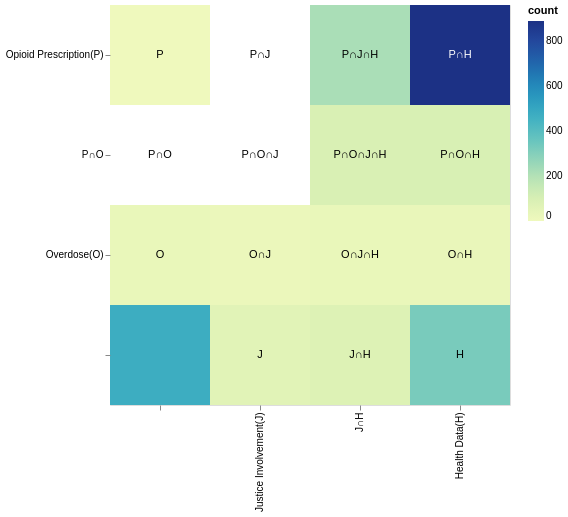

Describe this chart as a Vega-Lite specification.
### Vega-Lite specification from a JSON file in a GitHub repository (floating-point values rounded to 4 significant figures)
{"$schema": "https://vega.github.io/schema/vega-lite/v4.json", "width": 400, "height": 400, "data": {"values": [{"A": "Opioid Prescription(P)", "B": " ", "count": 2, "Set": "P"}, {"A": "Opioid Prescription(P)", "B": "Justice Involvement(J)", "count": 0, "Set": "P∩J"}, {"A": "Opioid Prescription(P)", "B": "J∩H", "count": 218, "Set": "P∩J∩H"}, {"A": "Opioid Prescription(P)", "B": "Health Data(H)", "count": 887, "Set": "P∩H"}, {"A": "P∩O", "B": " ", "count": 0, "Set": "P∩O"}, {"A": "P∩O", "B": "Justice Involvement(J)", "count": 0, "Set": "P∩O∩J"}, {"A": "P∩O", "B": "J∩H", "count": 95, "Set": "P∩O∩J∩H"}, {"A": "P∩O", "B": "Health Data(H)", "count": 99, "Set": "P∩O∩H"}, {"A": "Overdose(O)", "B": " ", "count": 25, "Set": "O"}, {"A": "Overdose(O)", "B": "Justice Involvement(J)", "count": 17, "Set": "O∩J"}, {"A": "Overdose(O)", "B": "J∩H", "count": 25, "Set": "O∩J∩H"}, {"A": "Overdose(O)", "B": "Health Data(H)", "count": 28, "Set": "O∩H"}, {"A": " ", "B": " ", "count": 473, "Set": " "}, {"A": " ", "B": "Justice Involvement(J)", "count": 63, "Set": "J"}, {"A": " ", "B": "J∩H", "count": 78, "Set": "J∩H"}, {"A": " ", "B": "Health Data(H)", "count": 321, "Set": "H"}]}, "encoding": {"y": {"field": "A", "type": "ordinal", "sort": ["Opioid Prescription(P)", "P∩O", "Overdose(O)", " "], "title": null}, "x": {"field": "B", "type": "ordinal", "sort": [" ", "Justice Involvement(J)", "J∩H", "Health Data(H)"], "title": null}}, "layer": [{"selection": {"highlight": {"type": "single"}}, "mark": {"type": "rect", "strokeWidth": 2}, "encoding": {"fill": {"field": "count", "type": "quantitative", "condition": {"test": "datum['count'] == 0", "value": "white"}}, "stroke": {"condition": {"test": {"and": [{"selection": "highlight"}, "length(data(\"highlight_store\"))"]}, "value": "black"}, "value": null}, "opacity": {"condition": {"selection": "highlight", "value": 1}, "value": 0.5}}}, {"mark": "text", "encoding": {"text": {"field": "Set", "type": "nominal"}, "color": {"condition": {"test": "datum['count'] < 400", "value": "black"}, "value": "white"}}}], "config": {"scale": {"bandPaddingInner": 0, "bandPaddingOuter": 0}, "view": {"step": 40}, "axis": {"domain": false}}}
